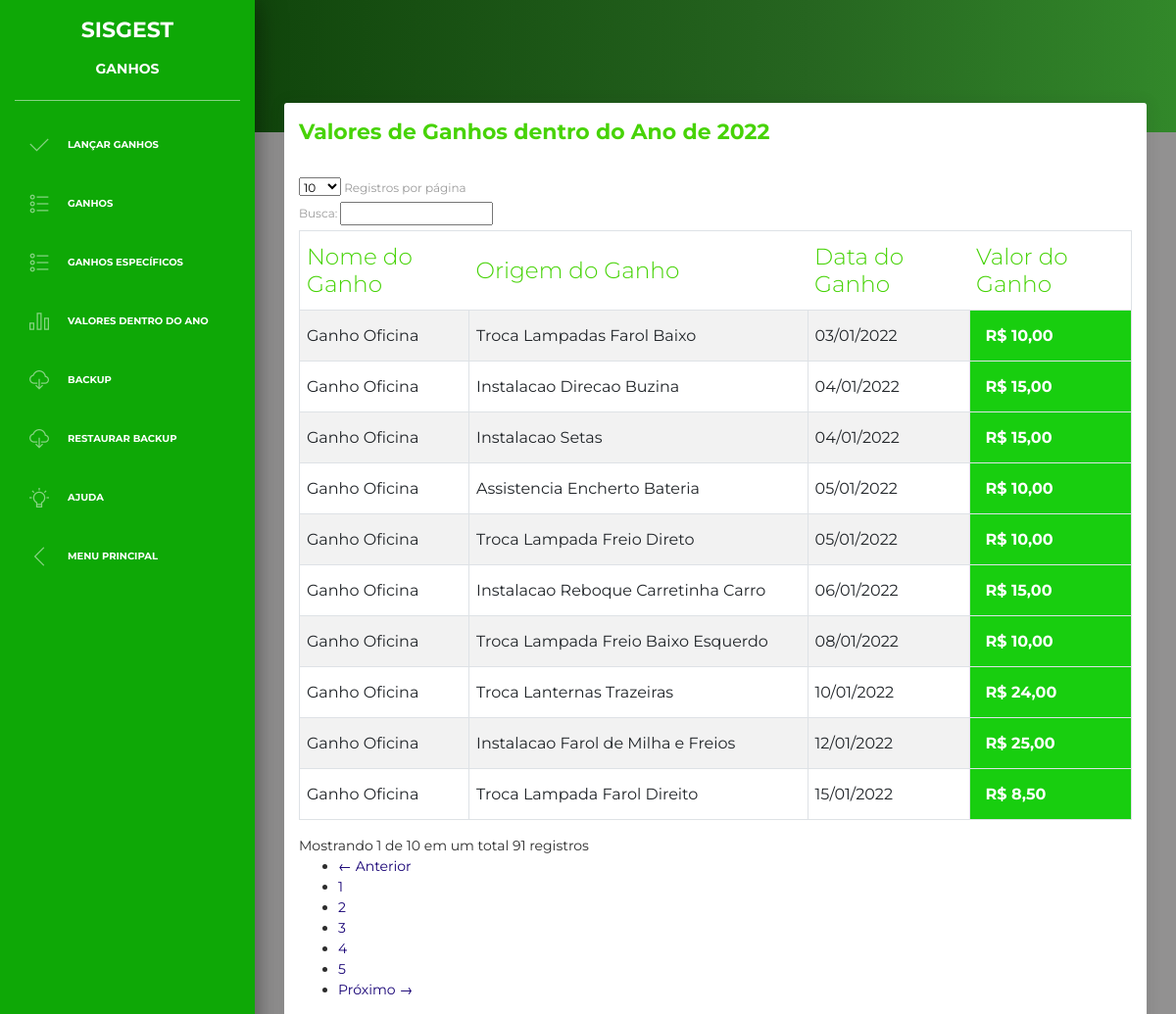
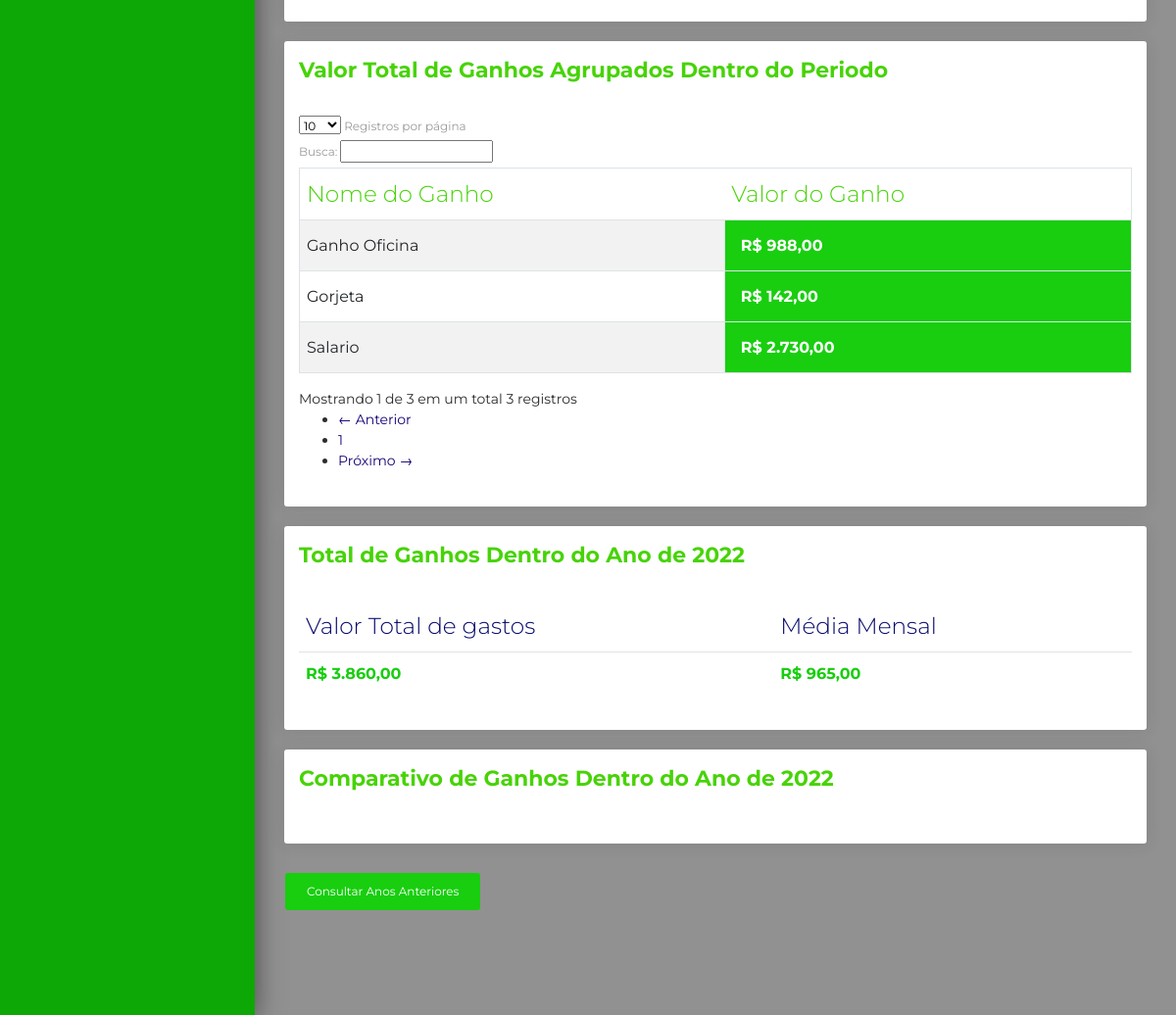
Page /sistema/Ganhos/ComparativoAnual.php on the committed database (2 pictures, top to bottom).
### tables this page shows
CREATE TABLE `ganhos` (
  `cod` int(11) NOT NULL AUTO_INCREMENT,
  `nomeganho` varchar(60) NOT NULL,
  `origemganho` varchar(60) NOT NULL,
  `data` date NOT NULL,
  `valor` decimal(10,2) NOT NULL,
  PRIMARY KEY (`cod`)
);

### sistema/Ganhos/ComparativoAnual.php (the view, shortened to what this page needs)
<?php
include "../../conexao.php";
$ano = date('Y');
$mes = date('m');
?>
<body>
  <?php
  include "../head.php";
  include 'Menu.php';
  include "../navbar.php";
  ?>
  <div class="panel-header-green panel-header-sm">
  </div>
  <div class="content">
    <div class="row">
      <div class="col-md-12">
        <div class="card">
          <div class="card-header">
            <h5 class="title title-color-green"> Valores de Ganhos dentro do Ano de <?php echo "$ano" ?></h5>
          </div>
          <div class="card-body">
            <div class="table-responsive ">
              <table class="table table-striped table-bordered bootstrap-datatable datatable responsive">
                <thead class=" text-primary">
                  <tr>
                    <th class="title-color-green">Nome do Ganho</th>
                    <th class="title-color-green">Origem do Ganho</th>
                    <th class="title-color-green">Data do Ganho</th>
                    <th class="title-color-green">Valor do Ganho</th>
                  </tr>
                </thead>
                <tbody>
                  <?php
                  $sql = "SELECT * FROM ganhos WHERE data BETWEEN '$ano-01-01' AND '$ano-12-31'";
                  $uquery = mysqli_query($con, $sql);
                  while ($lncp = mysqli_fetch_object($uquery)) :
                    $unomeganho = $lncp->nomeganho;
                    $uorigemganho = $lncp->origemganho;
                    $udata = $lncp->data;
                    $uvalor = $lncp->valor;
                  ?>
                    <tr>
                      <td class="datatable-color"><?php echo $unomeganho; ?></td>
                      <td class="datatable-color"><?php echo $uorigemganho; ?></td>
                      <td class="datatable-color"><?php echo date('d/m/Y', strtotime($udata)); ?></td>
                      <td class="p-3 mb-2 bg-success text-white title">R$ <?php echo number_format($uvalor, 2, ',', '.');  ?></td>
                    </tr>
                  <?php endwhile; ?>
                </tbody>
              </table>
            </div>
          </div>
        </div>
        <div class="row">
          <div class="col-md-12">
            <div class="card">
              <div class="card-header">
                <h5 class="title title-color-green"> Valor Total de Ganhos Agrupados Dentro do Periodo</h5>
              </div>
              <div class="card-body">
                <div class="table-responsive ">
                  <table class="table table-striped table-bordered bootstrap-datatable datatable responsive">
                    <thead class=" text-primary">
                      <tr>
                        <th class="title-color-green">Nome do Ganho</th>
                        <th class="title-color-green">Valor do Ganho</th>
                      </tr>
                    </thead>
                    <tbody>
                      <?php
                      $sql = "SELECT nomeganho, SUM(valor) AS valor FROM ganhos WHERE data BETWEEN '$ano-01-01' AND '$ano-12-31' GROUP BY nomeganho";
                      $uquery = mysqli_query($con, $sql);
                      while ($lncp = mysqli_fetch_object($uquery)) :
                        $unomeganho = $lncp->nomeganho;
                        $uvalor = $lncp->valor;
                      ?>
                        <tr>
                          <td class="datatable-color"><?php echo $unomeganho; ?></td>
                          <td class="p-3 mb-2 bg-success text-white title">R$ <?php echo number_format($uvalor, 2, ',', '.');  ?></td>
                        </tr>
                      <?php endwhile; ?>
                    </tbody>
                  </table>
                </div>
              </div>
            </div>
        <div class="row">
          <div class="col-md-12">
            <div class="card">
              <div class="card-header">
                <h5 class="title title-color-green">Total de Ganhos Dentro do Ano de <?php echo "$ano" ?></h5>
              </div>
              <div class="card-body">
                <div class="table-responsive ">
                  <table class="table">
                    <thead class=" text-primary">
                      <tr>
                        <th class="datatable-color">Valor Total de gastos </th>
                        <th class="datatable-color">Média Mensal</th>
                      </tr>
                    </thead>
                    <tbody>
                      <?php
                      $ctotal = mysqli_query($con, "SELECT SUM(valor)  FROM ganhos WHERE data BETWEEN '$ano-01-01' AND '$ano-12-31'");
                      while ($sum = mysqli_fetch_array($ctotal)) :
                        $csoma = 'R$ ' . number_format($sum['SUM(valor)'], 2, ',', '.');
                      endwhile;
                      $MediaMensalContas = mysqli_query($con, "SELECT SUM(valor)  FROM ganhos WHERE data BETWEEN '$ano-01-01' AND '$ano-12-31'");
                      while ($sum = mysqli_fetch_array($MediaMensalContas)) :
                        $MediaSomaContas = 'R$ ' . number_format($sum['SUM(valor)'] / $mes, 2, ',', '.');
                      endwhile;
                      ?>
                      <tr>
                        <td class="text-success title"><?php echo $csoma; ?></td>
                        <td class="text-success title"><?php echo $MediaSomaContas; ?></td>
                        <td>
                        </td>
                      </tr>
                    </tbody>
                  </table>
                </div>
              </div>
            </div>
            <div class="row">
              <div class="col-md-12">
                <div class="card">
                  <div class="card-header">
                    <h5 class="title title-color-green">Comparativo de Ganhos Dentro do Ano de <?php echo "$ano" ?></h5>
                  </div>
                  <div class="card-body">
                    <div class="table-responsive ">
                    </div>
                  </div>
                </div>
                <a href="../Ganhos/ComparativoAnualAnterior.php" class="btn btn-success">
                  Consultar Anos Anteriores
                </a>
    <?php
    include "../footer.php";
    ?>

### sistema/head.php (shortened to what this page needs)
<head>
    <link rel="stylesheet" href="https://use.fontawesome.com/releases/v5.7.1/css/all.css">
    <link href="../assets/css/bootstrap.min.css" rel="stylesheet" />
    <link href="../assets/css/now-ui-dashboard.css?v=1.5.0" rel="stylesheet" />
  </head>

### sistema/Ganhos/Menu.php
<div class="wrapper ">
  <div class="sidebar" data-color="green">
    <div class="logo">
      <a class="simple-text logo-normal">
        <h5 class="title" style="text-align: center;"> SisGest</h5>
        <h6 style="text-align: center;"> Ganhos</h6>
      </a>
    </div>
    <div class="sidebar-wrapper" id="sidebar-wrapper">
      <ul class="nav">
        <li>
          <a href="../Ganhos/LancarGanhos.php">
            <i class="now-ui-icons ui-1_check"></i>
            <p class="title">Lançar Ganhos</p>
          </a>
        </li>
        <li>
          <a href="../Ganhos/Ganhos.php">
            <i class="now-ui-icons design_bullet-list-67"></i>
            <p class="title">Ganhos</p>
          </a>
        </li>
        <li>
        <li>
          <a href="../Ganhos/GanhosEspecificos.php">
            <i class="now-ui-icons design_bullet-list-67"></i>
            <p class="title">Ganhos Específicos</p>
          </a>
        </li>
        <li>
          <a href="../Ganhos/ComparativoAnual.php">
            <i class="now-ui-icons business_chart-bar-32"></i>
            <p class="title">Valores Dentro do Ano</p>
          </a>
        </li>
        <li>
        <li>
          <a href="../Backup/Backup.php" onclick="return confirm('Você Realmente Deseja Realizar o Backup ')">
            <i class="now-ui-icons arrows-1_cloud-download-93"></i>
            <p class="title">Backup</p>
          </a>
        </li>
        <li>
          <a href="../Backup/Rest_Bkp.php" onclick="return confirm('Você Realmente Deseja Restaurar o Backup para o Banco de Dados ? ')">
            <i class="now-ui-icons arrows-1_cloud-download-93"></i>
            <p class="title">Restaurar Backup</p>
          </a>
        </li>
        <li>
        <a href="../Ganhos/AjudaGanhos.php">
            <i class="now-ui-icons business_bulb-63"></i>
            <p class="title">Ajuda</p>
          </a>
        </li>
        <li>
          <a href="../MenuPrincipal/index.html">
            <i class="now-ui-icons arrows-1_minimal-left"></i>
            <p class="title">Menu Principal</p>
          </a>
        </li>
      </ul>
    </div>
  </div>

### sistema/navbar.php (shortened to what this page needs)
<div class="main-panel" id="main-panel">
    <nav class="navbar navbar-expand-lg navbar-transparent  bg-primary  navbar-absolute">
      <div class="container-fluid">
        <div class="navbar-wrapper">
        </div>
        <div class="collapse navbar-collapse justify-content-end" id="navigation">
        </div>
      </div>
    </nav>

### sistema/footer.php
<footer class="footer">
    <div class=" container-fluid ">
      <nav>
        <ul>
          <li>
            <a href="">
            </a>
          </li>
          <li>
            <a href="">
            </a>
          </li>
          <li>
            <a href="">
            </a>
          </li>
        </ul>
      </nav>
    </div>
</footer>
    </div>
    </div>

### rows in the picture
ganhos: nomeganho "Ganho Oficina", origemganho "Troca Lampadas Farol Baixo", data "03/01/2022", valor "10,00"
ganhos: nomeganho "Ganho Oficina", origemganho "Instalacao Direcao Buzina", data "04/01/2022", valor "15,00"
ganhos: nomeganho "Ganho Oficina", origemganho "Instalacao Setas", data "04/01/2022", valor "15,00"
ganhos: nomeganho "Ganho Oficina", origemganho "Assistencia Encherto Bateria", data "05/01/2022", valor "10,00"
ganhos: nomeganho "Ganho Oficina", origemganho "Troca Lampada Freio Direto", data "05/01/2022", valor "10,00"
ganhos: nomeganho "Ganho Oficina", origemganho "Instalacao Reboque Carretinha Carro", data "06/01/2022", valor "15,00"
ganhos: nomeganho "Ganho Oficina", origemganho "Troca Lampada Freio Baixo Esquerdo", data "08/01/2022", valor "10,00"
ganhos: nomeganho "Ganho Oficina", origemganho "Troca Lanternas Trazeiras", data "10/01/2022", valor "24,00"
ganhos: nomeganho "Ganho Oficina", origemganho "Instalacao Farol de Milha e Freios", data "12/01/2022", valor "25,00"
ganhos: nomeganho "Ganho Oficina", origemganho "Troca Lampada Farol Direito", data "15/01/2022", valor "8,50"

### other values in the picture
$unomeganho "Ganho Oficina"
$uvalor "988,00"
$unomeganho "Gorjeta"
$uvalor "142,00"
$unomeganho "Salario"
$uvalor "2.730,00"
$csoma "R$ 3.860,00"
$MediaSomaContas "R$ 965,00"
